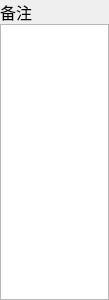
<?xml version="1.0" encoding="UTF-8"?>
<ui version="4.0">
 <class>remark_widget</class>
 <widget class="QWidget" name="remark_widget">
  <property name="geometry">
   <rect>
    <x>0</x>
    <y>0</y>
    <width>109</width>
    <height>300</height>
   </rect>
  </property>
  <property name="windowTitle">
   <string>Form</string>
  </property>
  <layout class="QVBoxLayout" name="verticalLayout">
   <property name="spacing">
    <number>0</number>
   </property>
   <property name="leftMargin">
    <number>0</number>
   </property>
   <property name="topMargin">
    <number>0</number>
   </property>
   <property name="rightMargin">
    <number>0</number>
   </property>
   <property name="bottomMargin">
    <number>0</number>
   </property>
   <item>
    <widget class="QLabel" name="label_remark">
     <property name="font">
      <font>
       <family>宋体</family>
       <pointsize>12</pointsize>
      </font>
     </property>
     <property name="text">
      <string>备注</string>
     </property>
    </widget>
   </item>
   <item>
    <widget class="QTextEdit" name="edit_remark">
     <property name="font">
      <font>
       <family>宋体</family>
       <pointsize>12</pointsize>
      </font>
     </property>
    </widget>
   </item>
  </layout>
 </widget>
 <resources/>
 <connections/>
</ui>
